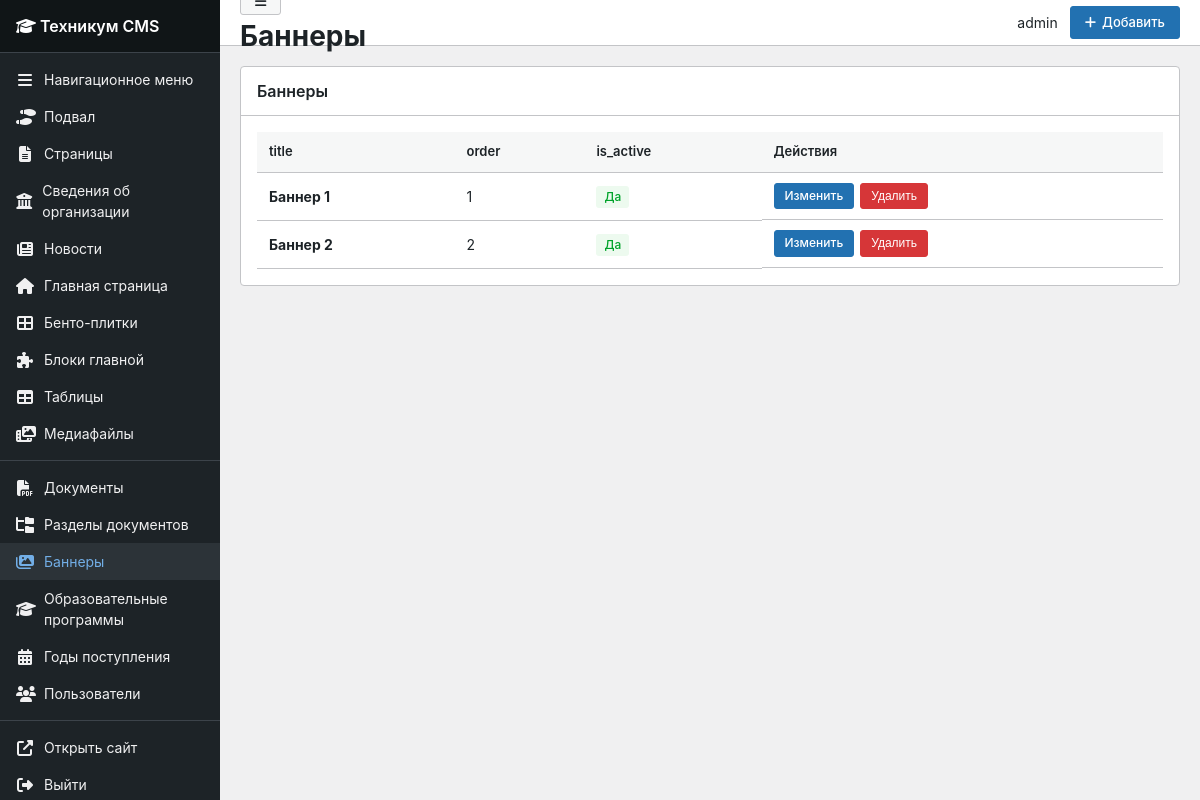
Before: /panel/banners/ (signed in) with the older database file.
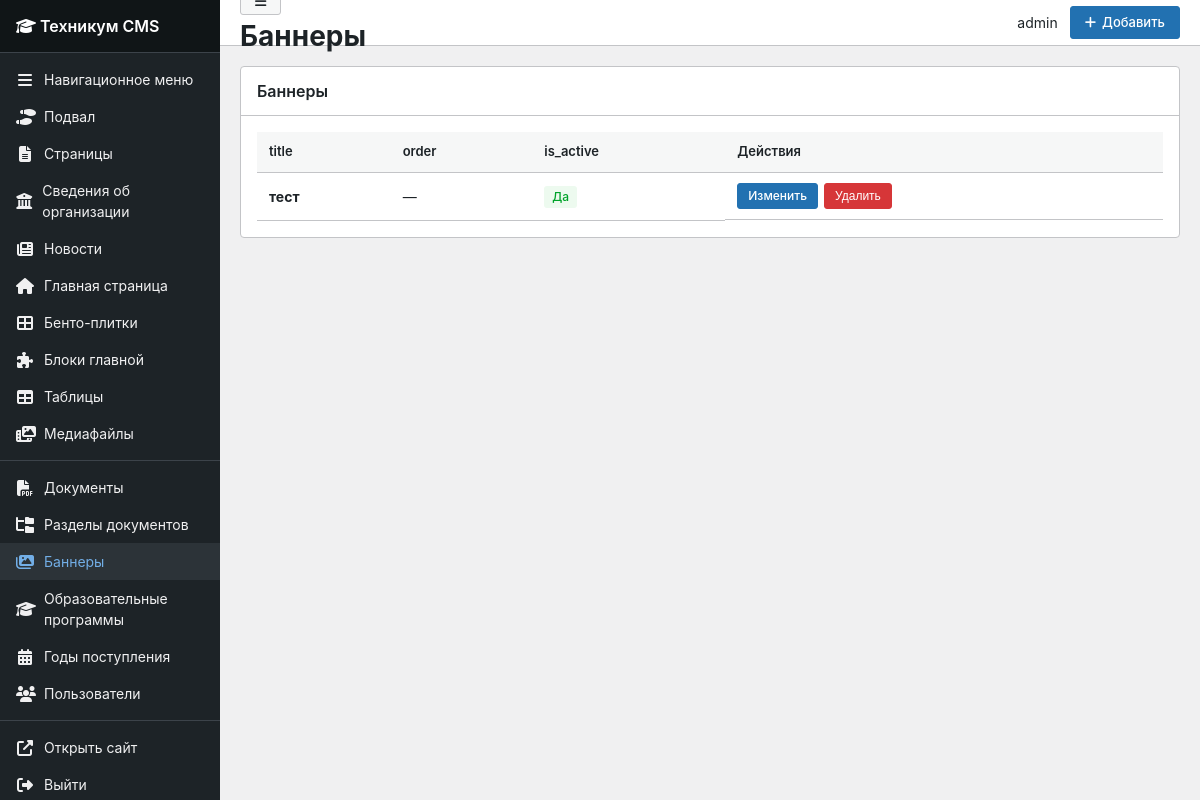
After: the same page with the newer database file.
### cms/models.py (models this page shows, shortened)
class Banner(models.Model):
    title = models.CharField('Название', max_length=200)
    image = models.ImageField('Изображение', upload_to='banners/')
    url = models.URLField('Ссылка', blank=True)
    order = models.IntegerField('Порядок', default=0)
    is_active = models.BooleanField('Активен', default=True)
    class Meta:
        verbose_name = 'Баннер'
        verbose_name_plural = 'Баннеры'
        ordering = ['order']

### cms/panel_views.py (the view)
# urls.py: path('banners/', panel_views.banner_list, name='banner_list'),
@staff_required
def banner_list(request):
    items = Banner.objects.order_by('order')
    return render(request, 'panel/object_list.html', {
        'objects': items,
        'active_menu': 'banners',
        'title': 'Баннеры',
        'add_url': reverse('panel:banner_add'),
        'edit_url_name': 'panel:banner_edit',
        'delete_url_name': 'panel:banner_delete',
        'columns': ['title', 'order', 'is_active'],
    })

### cms/context_processors.py (called while the page is built)
def _dedupe_root_menu(items):
    items = list(items)
    best = {}
    for item in items:
        key = (item.title or '').strip().casefold()
        if not key:
            continue
        children = item.get_children().filter(is_active=True).count()
        score = (1 if item.page_id else 0, children, -item.order, item.pk)
        prev = best.get(key)
        if prev is None or score > prev[1]:
            best[key] = (item.pk, score)
    keep = {pk for pk, _ in best.values()}
    return [item for item in items if item.pk in keep]

def get_root_menu_items():
    menu_items = MenuItem.objects.filter(
        parent=None, is_active=True
    ).order_by('order', 'title')
    return _dedupe_root_menu(menu_items)

def site_context(request):
    homepage = HomePage.load()
    return {
        'site_settings': homepage,
        'menu_items': get_root_menu_items(),
    }

### cms/models.py (called while the page is built)
    @classmethod
    def load(cls):
        obj, created = cls.objects.get_or_create(pk=1)
        return obj

### cms/panel_views.py (called while the page is built)
def staff_required(view_func):
    decorated = login_required(
        user_passes_test(lambda u: u.is_staff)(view_func)
    )
    return decorated

### templates/panel/object_list.html (shortened to what this page needs)
{% extends 'panel/base.html' %}
{% load panel_tags %}
{% block topbar_actions %}
<a href="{{ add_url }}" class="btn btn-primary"><i class="fas fa-plus"></i> Добавить</a>
{% endblock %}
{% block content %}
<div class="wp-card">
    <div class="wp-card-header">
        <h2>{{ title }}</h2>
    </div>
    <div class="wp-card-body">
        {% if objects %}
        <table class="wp-table">
            <thead>
                <tr>
                    {% for col in columns %}
                    <th>{{ col }}</th>
                    {% endfor %}
                    <th>Действия</th>
                </tr>
            </thead>
            <tbody>
                {% for obj in objects %}
                <tr>
                    {% for col in columns %}
                    <td>
                        {% if col == 'is_published' or col == 'is_active' %}
                            {% if obj|get_attr:col %}
                            <span class="badge badge-success">Да</span>
                            {% else %}
                            <span class="badge badge-draft">Нет</span>
                            {% endif %}
                        {% elif col == 'created_at' %}
                            {{ obj.created_at|date:"d.m.Y" }}
                        {% elif col == 'title' %}
                            <strong>{{ obj.title }}</strong>
                        {% else %}
                            {{ obj|get_attr:col|default:"—" }}
                        {% endif %}
                    </td>
                    {% endfor %}
                    <td class="actions">
                        <a href="{% url edit_url_name obj.pk %}" class="btn btn-sm btn-primary">Изменить</a>
                        <form method="post" action="{% url delete_url_name obj.pk %}" style="display:inline;" onsubmit="return confirm('Удалить?');">
                            <button type="submit" class="btn btn-sm btn-danger">Удалить</button>
                        </form>
                    </td>
                </tr>
                {% endfor %}
            </tbody>
        </table>
        {% else %}
        <p style="color:#646970;padding:20px 0;">Записей нет. <a href="{{ add_url }}">Добавить первую</a></p>
        {% endif %}
    </div>
</div>
{% endblock %}

Changed rows visible on the page:
removed Banner: title "Баннер 1", columns "1", is_active "Да"
removed Banner: title "Баннер 2", columns "2", is_active "Да"
added Banner: title "тест", columns "—", is_active "Да"
